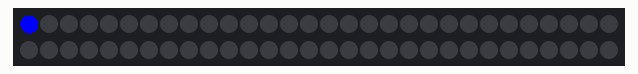
The sketch below on a simulated Arduino Uno, built with avr-gcc and run on an emulated ATmega328P. Shown: 60 RGB LEDs in strip order, left to right, continuing on the next row.

Above: at 0.01 s.
At 1.41 s:
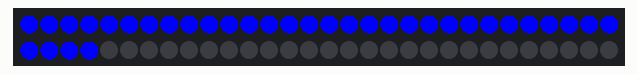
At 9.32 s:
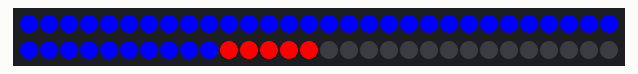
At 18.63 s:
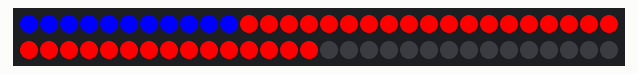
At 27.93 s:
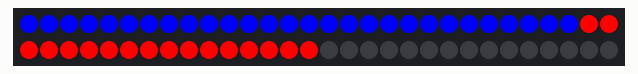
At 38.3 s:
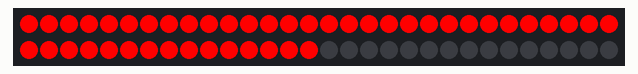

The sketch:

strip.ino
```cpp
#include <FastLED.h>
#define LED_PIN     7
#define NUM_LEDS    60
CRGB leds[NUM_LEDS];
void setup() {
  FastLED.addLeds<WS2812, LED_PIN, GRB>(leds, NUM_LEDS);
}
void loop() {
  for (int i = 0; i <= 44; i++) {
    leds[i] = CRGB ( 0, 0, 255);
    FastLED.show();
    delay(40);
  }
  for (int i = 44; i >= 0; i--) {
    leds[i] = CRGB ( 255, 0, 0);
    FastLED.show();
    delay(40);
  }
}
```
